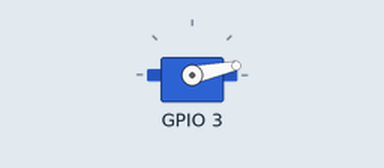
Simulated run of this program. Board: Raspberry Pi (BCM pin numbers), started with the arguments 3 3. Shown: servo. Servo angles are drawn from the pulse width (0.5 ms = 0°, 2.5 ms = 180°). At 0.3 s the program stops and its outputs stay as they are.

Above: at 0.1 s.
Timing chart, 0 to 1.6 s (numbered marks = the images above):
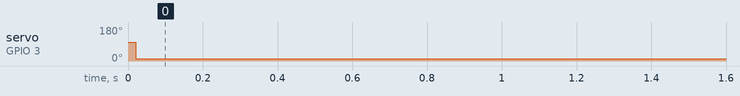

The program:

angleServoCtrl.py
```python
from time import sleep
import RPi.GPIO as GPIO
GPIO.setmode(GPIO.BCM)
GPIO.setwarnings(False)

def setServoAngle(servo, angle):
    pwm = GPIO.PWM(servo, 50)
    pwm.start(8)
    dutyCycle = angle / 18. + 3.
    pwm.ChangeDutyCycle(dutyCycle)
    sleep(0.3)
    pwm.stop()

if __name__ == '__main__':
    import sys
    servo = int(sys.argv[1])
    GPIO.setup(servo, GPIO.OUT)
    setServoAngle(servo, int(sys.argv[2]))
    GPIO.cleanup()
```

Measured:
- by itself, servo on GPIO 3: 99° → 12° at 0.02 s
